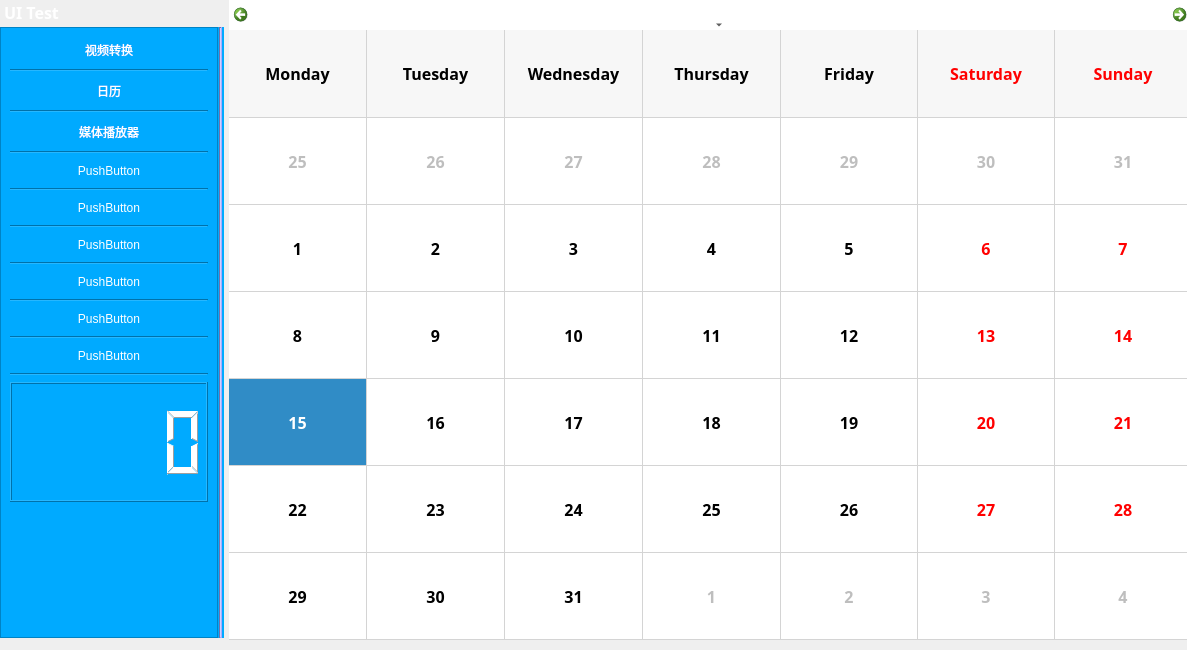
<?xml version="1.0" encoding="UTF-8"?>
<ui version="4.0">
 <class>MainWindow</class>
 <widget class="QMainWindow" name="MainWindow">
  <property name="geometry">
   <rect>
    <x>0</x>
    <y>0</y>
    <width>1187</width>
    <height>650</height>
   </rect>
  </property>
  <property name="sizePolicy">
   <sizepolicy hsizetype="Fixed" vsizetype="Fixed">
    <horstretch>0</horstretch>
    <verstretch>0</verstretch>
   </sizepolicy>
  </property>
  <property name="minimumSize">
   <size>
    <width>1187</width>
    <height>650</height>
   </size>
  </property>
  <property name="maximumSize">
   <size>
    <width>1187</width>
    <height>650</height>
   </size>
  </property>
  <property name="font">
   <font>
    <family>微软雅黑</family>
    <pointsize>12</pointsize>
    <weight>75</weight>
    <bold>true</bold>
   </font>
  </property>
  <property name="windowTitle">
   <string>UI Test</string>
  </property>
  <property name="windowIcon">
   <iconset>
    <normaloff>../../c#/Crow-master/Images/crow.png</normaloff>../../c#/Crow-master/Images/crow.png</iconset>
  </property>
  <property name="autoFillBackground">
   <bool>false</bool>
  </property>
  <property name="styleSheet">
   <string notr="true">background-image: url(:/images/bg.png);</string>
  </property>
  <property name="toolButtonStyle">
   <enum>Qt::ToolButtonIconOnly</enum>
  </property>
  <widget class="QWidget" name="centralwidget">
   <property name="sizePolicy">
    <sizepolicy hsizetype="Fixed" vsizetype="Fixed">
     <horstretch>0</horstretch>
     <verstretch>0</verstretch>
    </sizepolicy>
   </property>
   <property name="minimumSize">
    <size>
     <width>963</width>
     <height>640</height>
    </size>
   </property>
   <property name="maximumSize">
    <size>
     <width>963</width>
     <height>640</height>
    </size>
   </property>
   <widget class="QCalendarWidget" name="calendarWidget">
    <property name="geometry">
     <rect>
      <x>0</x>
      <y>0</y>
      <width>963</width>
      <height>640</height>
     </rect>
    </property>
    <property name="sizePolicy">
     <sizepolicy hsizetype="Fixed" vsizetype="Fixed">
      <horstretch>0</horstretch>
      <verstretch>0</verstretch>
     </sizepolicy>
    </property>
    <property name="minimumSize">
     <size>
      <width>963</width>
      <height>640</height>
     </size>
    </property>
    <property name="maximumSize">
     <size>
      <width>963</width>
      <height>640</height>
     </size>
    </property>
    <property name="styleSheet">
     <string notr="true">background-color: rgb(255, 255, 255);</string>
    </property>
    <property name="gridVisible">
     <bool>true</bool>
    </property>
    <property name="horizontalHeaderFormat">
     <enum>QCalendarWidget::LongDayNames</enum>
    </property>
    <property name="verticalHeaderFormat">
     <enum>QCalendarWidget::NoVerticalHeader</enum>
    </property>
   </widget>
   <widget class="VideoConvert" name="widget_convert" native="true">
    <property name="geometry">
     <rect>
      <x>0</x>
      <y>0</y>
      <width>963</width>
      <height>640</height>
     </rect>
    </property>
    <property name="sizePolicy">
     <sizepolicy hsizetype="Fixed" vsizetype="Fixed">
      <horstretch>0</horstretch>
      <verstretch>0</verstretch>
     </sizepolicy>
    </property>
    <property name="minimumSize">
     <size>
      <width>963</width>
      <height>640</height>
     </size>
    </property>
    <property name="maximumSize">
     <size>
      <width>963</width>
      <height>640</height>
     </size>
    </property>
   </widget>
  </widget>
  <widget class="QDockWidget" name="dockWidget">
   <property name="sizePolicy">
    <sizepolicy hsizetype="Fixed" vsizetype="Fixed">
     <horstretch>0</horstretch>
     <verstretch>0</verstretch>
    </sizepolicy>
   </property>
   <property name="minimumSize">
    <size>
     <width>224</width>
     <height>640</height>
    </size>
   </property>
   <property name="maximumSize">
    <size>
     <width>224</width>
     <height>640</height>
    </size>
   </property>
   <property name="autoFillBackground">
    <bool>false</bool>
   </property>
   <property name="styleSheet">
    <string notr="true">background-color: rgb(0, 170, 255);
color: rgb(255, 255, 255);
font: 12pt &quot;微软雅黑&quot;;
border-color: rgb(255, 85, 127);</string>
   </property>
   <property name="floating">
    <bool>false</bool>
   </property>
   <property name="features">
    <set>QDockWidget::NoDockWidgetFeatures</set>
   </property>
   <property name="allowedAreas">
    <set>Qt::LeftDockWidgetArea|Qt::TopDockWidgetArea</set>
   </property>
   <property name="windowTitle">
    <string>UI Test</string>
   </property>
   <attribute name="dockWidgetArea">
    <number>1</number>
   </attribute>
   <widget class="QWidget" name="dockWidgetContents_2">
    <property name="sizePolicy">
     <sizepolicy hsizetype="Fixed" vsizetype="Fixed">
      <horstretch>0</horstretch>
      <verstretch>0</verstretch>
     </sizepolicy>
    </property>
    <property name="minimumSize">
     <size>
      <width>224</width>
      <height>611</height>
     </size>
    </property>
    <property name="maximumSize">
     <size>
      <width>224</width>
      <height>611</height>
     </size>
    </property>
    <widget class="QFrame" name="frame">
     <property name="geometry">
      <rect>
       <x>0</x>
       <y>0</y>
       <width>218</width>
       <height>611</height>
      </rect>
     </property>
     <property name="sizePolicy">
      <sizepolicy hsizetype="Fixed" vsizetype="Fixed">
       <horstretch>0</horstretch>
       <verstretch>0</verstretch>
      </sizepolicy>
     </property>
     <property name="minimumSize">
      <size>
       <width>218</width>
       <height>611</height>
      </size>
     </property>
     <property name="maximumSize">
      <size>
       <width>218</width>
       <height>611</height>
      </size>
     </property>
     <property name="frameShape">
      <enum>QFrame::StyledPanel</enum>
     </property>
     <property name="frameShadow">
      <enum>QFrame::Raised</enum>
     </property>
     <layout class="QVBoxLayout" name="verticalLayout">
      <item>
       <widget class="QPushButton" name="pushButton_convert">
        <property name="text">
         <string>视频转换</string>
        </property>
        <property name="flat">
         <bool>true</bool>
        </property>
       </widget>
      </item>
      <item>
       <widget class="Line" name="line">
        <property name="orientation">
         <enum>Qt::Horizontal</enum>
        </property>
       </widget>
      </item>
      <item>
       <widget class="QPushButton" name="pushButton_Calander">
        <property name="text">
         <string>日历</string>
        </property>
        <property name="flat">
         <bool>true</bool>
        </property>
       </widget>
      </item>
      <item>
       <widget class="Line" name="line_2">
        <property name="orientation">
         <enum>Qt::Horizontal</enum>
        </property>
       </widget>
      </item>
      <item>
       <widget class="QPushButton" name="pushButton_player">
        <property name="text">
         <string>媒体播放器</string>
        </property>
        <property name="flat">
         <bool>true</bool>
        </property>
       </widget>
      </item>
      <item>
       <widget class="Line" name="line_3">
        <property name="orientation">
         <enum>Qt::Horizontal</enum>
        </property>
       </widget>
      </item>
      <item>
       <widget class="QPushButton" name="pushButton_4">
        <property name="text">
         <string>PushButton</string>
        </property>
        <property name="flat">
         <bool>true</bool>
        </property>
       </widget>
      </item>
      <item>
       <widget class="Line" name="line_4">
        <property name="orientation">
         <enum>Qt::Horizontal</enum>
        </property>
       </widget>
      </item>
      <item>
       <widget class="QPushButton" name="pushButton_5">
        <property name="text">
         <string>PushButton</string>
        </property>
        <property name="flat">
         <bool>true</bool>
        </property>
       </widget>
      </item>
      <item>
       <widget class="Line" name="line_5">
        <property name="orientation">
         <enum>Qt::Horizontal</enum>
        </property>
       </widget>
      </item>
      <item>
       <widget class="QPushButton" name="pushButton_6">
        <property name="text">
         <string>PushButton</string>
        </property>
        <property name="flat">
         <bool>true</bool>
        </property>
       </widget>
      </item>
      <item>
       <widget class="Line" name="line_6">
        <property name="orientation">
         <enum>Qt::Horizontal</enum>
        </property>
       </widget>
      </item>
      <item>
       <widget class="QPushButton" name="pushButton_7">
        <property name="text">
         <string>PushButton</string>
        </property>
        <property name="flat">
         <bool>true</bool>
        </property>
       </widget>
      </item>
      <item>
       <widget class="Line" name="line_7">
        <property name="orientation">
         <enum>Qt::Horizontal</enum>
        </property>
       </widget>
      </item>
      <item>
       <widget class="QPushButton" name="pushButton_8">
        <property name="text">
         <string>PushButton</string>
        </property>
        <property name="flat">
         <bool>true</bool>
        </property>
       </widget>
      </item>
      <item>
       <widget class="Line" name="line_8">
        <property name="orientation">
         <enum>Qt::Horizontal</enum>
        </property>
       </widget>
      </item>
      <item>
       <widget class="QPushButton" name="pushButton_9">
        <property name="text">
         <string>PushButton</string>
        </property>
        <property name="flat">
         <bool>true</bool>
        </property>
       </widget>
      </item>
      <item>
       <widget class="Line" name="line_9">
        <property name="orientation">
         <enum>Qt::Horizontal</enum>
        </property>
       </widget>
      </item>
      <item>
       <widget class="QLCDNumber" name="lcdNumber"/>
      </item>
      <item>
       <widget class="QLabel" name="label">
        <property name="text">
         <string/>
        </property>
        <property name="pixmap">
         <pixmap>../../c#/Crow-master/Images/crow.png</pixmap>
        </property>
       </widget>
      </item>
     </layout>
    </widget>
    <widget class="Line" name="line_10">
     <property name="geometry">
      <rect>
       <x>219</x>
       <y>0</y>
       <width>3</width>
       <height>611</height>
      </rect>
     </property>
     <property name="sizePolicy">
      <sizepolicy hsizetype="Fixed" vsizetype="Fixed">
       <horstretch>0</horstretch>
       <verstretch>0</verstretch>
      </sizepolicy>
     </property>
     <property name="minimumSize">
      <size>
       <width>3</width>
       <height>611</height>
      </size>
     </property>
     <property name="maximumSize">
      <size>
       <width>3</width>
       <height>611</height>
      </size>
     </property>
     <property name="styleSheet">
      <string notr="true">background-color: qradialgradient(spread:pad, cx:0.5, cy:0.5, radius:0.5, fx:0.5, fy:0.5, stop:0 rgba(0, 0, 0, 0), stop:0.52 rgba(0, 0, 0, 0), stop:0.565 rgba(82, 121, 76, 33), stop:0.65 rgba(159, 235, 148, 64), stop:0.721925 rgba(255, 238, 150, 129), stop:0.77 rgba(255, 128, 128, 204), stop:0.89 rgba(191, 128, 255, 64), stop:1 rgba(0, 0, 0, 0));
background-color: rgb(170, 170, 255);
border-color: rgb(170, 85, 255);</string>
     </property>
     <property name="orientation">
      <enum>Qt::Vertical</enum>
     </property>
    </widget>
   </widget>
  </widget>
 </widget>
 <customwidgets>
  <customwidget>
   <class>VideoConvert</class>
   <extends>QWidget</extends>
   <header>videoconvert.h</header>
   <container>1</container>
  </customwidget>
 </customwidgets>
 <resources/>
 <connections/>
</ui>
